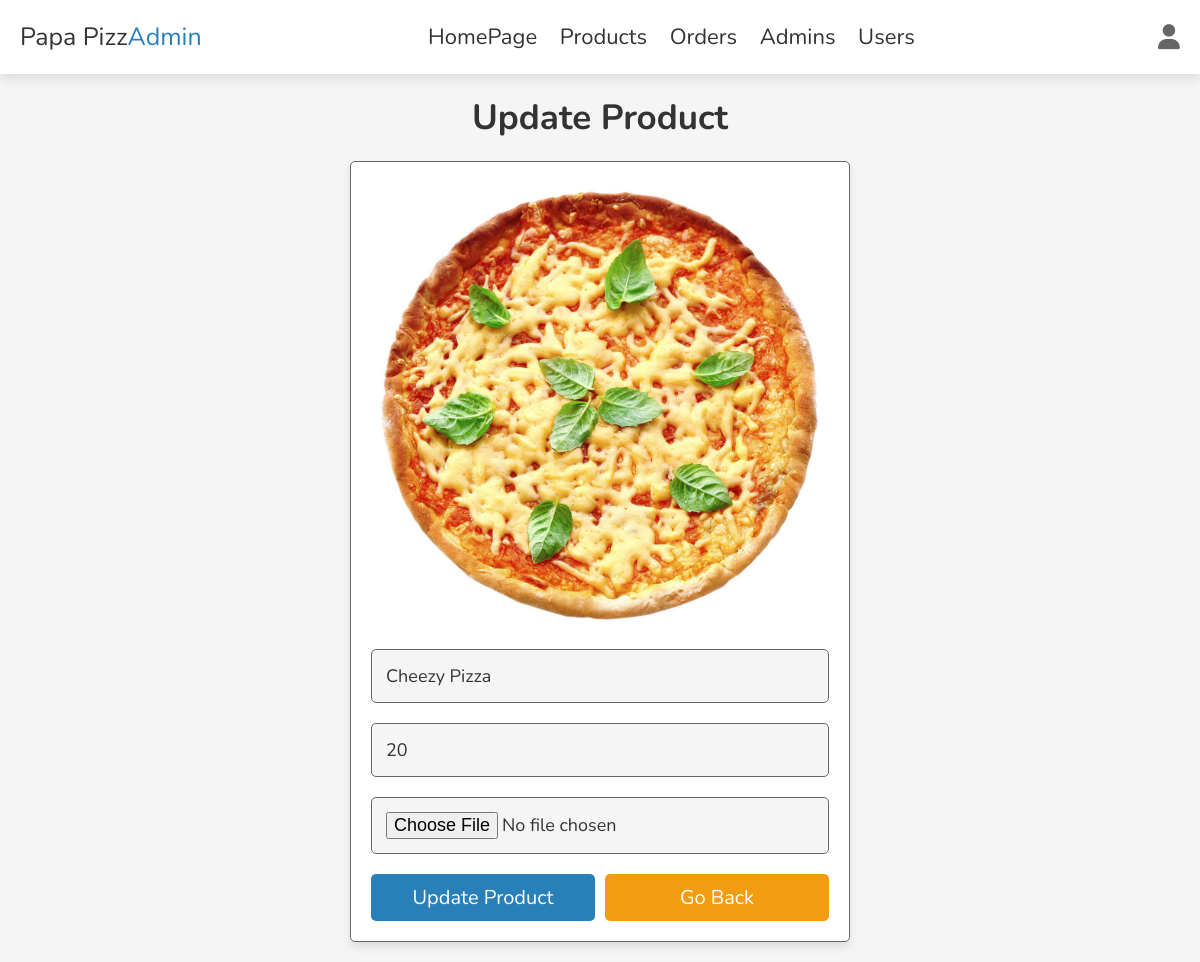
Page /admin_product_update.php?update=2 (signed in) on the committed database.
### tables this page shows
CREATE TABLE `products` (
  `id` int(100) NOT NULL,
  `name` varchar(100) NOT NULL,
  `price` int(10) NOT NULL,
  `image` varchar(100) NOT NULL
);

### admin_product_update.php (the view, shortened to what this page needs)
<?php
include 'config.php';
?>
<!DOCTYPE html>
<html lang="en">
<head>
   <link rel="stylesheet" href="https://cdnjs.cloudflare.com/ajax/libs/font-awesome/6.1.1/css/all.min.css">
   <link rel="stylesheet" href="css/admin_style.css">
</head>
<body>
<?php include 'admin_header.php' ?>
<section class="update-product">
   <h1 class="heading">update product</h1>
   <?php
      $update_id = $_GET['update'];
      $select_products = $conn->prepare("SELECT * FROM `products` WHERE id = ?");
      $select_products->execute([$update_id]);
      if($select_products->rowCount() > 0){
         while($fetch_products = $select_products->fetch(PDO::FETCH_ASSOC)){
   ?>
   <form action="" enctype="multipart/form-data" method="post">
      <img src="uploaded_img/<?= $fetch_products['image']; ?>" alt="">
      <input type="text" class="box" required maxlength="100" placeholder="Enter product name" name="name" value="<?= $fetch_products['name']; ?>">
      <input type="number" min="0" class="box" required max="9999999999" placeholder="Enter product price" onkeypress="if(this.value.length == 10) return false;" name="price" value="<?= $fetch_products['price']; ?>">
      <input type="file" name="image" accept="image/jpg, image/jpeg, image/png" class="box">
      <div class="flex-btn">
         <input type="submit" value="update product" class="btn" name="update_product">
         <a href="admin_products.php" class="option-btn">go back</a>
      </div>
   </form>
   <?php
         }
      }else{
         echo '<p class="empty">No product found!</p>';
      }
   ?>
</section>
</body>
</html>

### css/style.css (style rules this page uses)
:root { --red:#e74c3c; --black:#333; --white:#fff; --light-bg:#f5f5f5; --light-color:#666; --border:.1rem solid var(--light-color); --box-shadow:0 .5rem 1rem rgba(0,0,0,.1); }
* { font-family: 'Nunito', sans-serif; margin:0; padding:0; box-sizing: border-box; outline: none; border:none; text-decoration: none; transition: .2s linear; }
html { font-size: 62.5%; overflow-x: hidden; scroll-behavior: smooth; scroll-padding-top: 7rem; }
body { background: var(--light-bg); }
section { padding:2rem; margin:0 auto; max-width: 1200px; }
.heading { text-align: center; margin-bottom: 2rem; font-size: 4rem; color:var(--black); text-transform: capitalize; }
.btn { display: block; width: 100%; margin-top: 1rem; border-radius: .5rem; padding:1rem 3rem; font-size: 2rem; color:var(--white); background-color: var(--red); cursor: pointer; text-transform: capitalize; text-align: center; }

### css/admin_style.css (style rules this page uses)
:root { --main-color:#2980b9; --red:#e74c3c; --orange:#f39c12; --black:#333; --white:#fff; --light-bg:#f5f5f5; --light-color:#666; --border:.1rem solid var(--light-color); --box-shadow:0 .5rem 1rem rgba(0,0,0,.1); }
* { font-family: 'Nunito', sans-serif; margin:0; padding:0; box-sizing: border-box; outline: none; border:none; text-decoration: none; transition: .2s linear; }
html { font-size: 62.5%; overflow-x: hidden; scroll-behavior: smooth; scroll-padding-top: 7rem; }
body { background: var(--light-bg); }
section { padding:2rem; margin:0 auto; max-width: 1200px; }
.heading { text-align: center; margin-bottom: 2rem; font-size: 3.5rem; color:var(--black); text-transform: capitalize; }
.delete-btn, .option-btn, .btn { display: block; width: 100%; margin-top: 1rem; border-radius: .5rem; padding:1rem 3rem; font-size: 2rem; color:var(--white); cursor: pointer; text-transform: capitalize; text-align: center; }
.btn { background-color: var(--main-color); }
.option-btn { background-color: var(--orange); }
.flex-btn { display: flex; gap:1rem; }
.update-product form { max-width: 50rem; margin:0 auto; background-color: var(--white); border-radius: .5rem; box-shadow: var(--box-shadow); padding:2rem; border:var(--border); padding-top: 1.5rem; }
.update-product form .box { width: 100%; padding:1.4rem; font-size: 1.8rem; color:var(--black); border-radius: .5rem; border:var(--border); background-color: var(--light-bg); margin:1rem 0; }
.update-product form img { width: 100%; }

### rows in the picture
products: image (picture), name "Cheezy Pizza", price "20"
